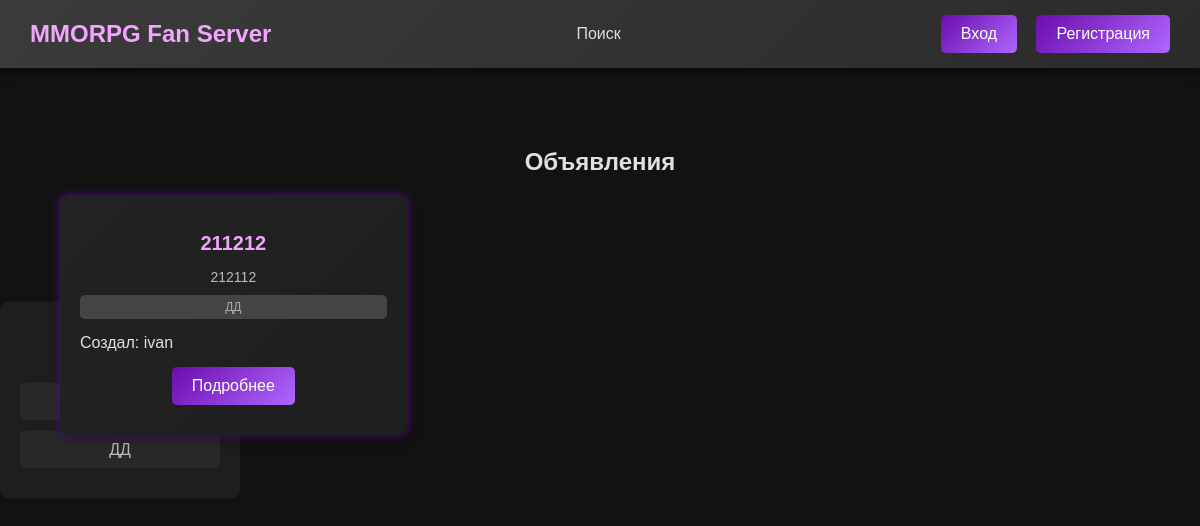
The page / on the database its author committed.
### ads/models.py (models this page shows, shortened)
class Category(models.Model):
    name = models.CharField(max_length=50)
    def __str__(self):
        return self.name
    class Meta:
        verbose_name = 'Категория'
        verbose_name_plural = 'Категории'

class Ad(models.Model):
    title = models.CharField(max_length=200)
    description = CKEditor5Field('Content', config_name='default')
    category = models.ForeignKey(Category, on_delete=models.CASCADE)
    author = models.ForeignKey(CustomUser, on_delete=models.CASCADE)
    created_at = models.DateTimeField(auto_now_add=True)
    updated_at = models.DateTimeField(auto_now=True)
    status = models.CharField(max_length=50, choices=[('published', 'Опубликовано'), ('draft', 'Черновик')])
    class Meta:
        ordering = ['-created_at']
        verbose_name = 'Объявление'
        verbose_name_plural = 'Объявления'

class CustomUser(AbstractUser):
    info = models.TextField(max_length=255, blank=True, null=True)
    is_email_verified = models.BooleanField(default=False)
    avatar = models.ImageField(upload_to='avatars/', blank=True, null=True)
    is_subscribed = models.BooleanField(default=True)
    class Meta:
        verbose_name = 'Пользователь'
        verbose_name_plural = 'Пользователи'

### ads/views.py (the view)
# urls.py: path('', views.index, name='index'),
def index(request):
    category_name = request.GET.get('category')
    if category_name:
        try:
            category = Category.objects.get(name=category_name)
            ads = Ad.objects.filter(category=category, status='published')
        except Category.DoesNotExist:
            ads = Ad.objects.none()
    else:
        ads = Ad.objects.filter(status='published')
    categories = Category.objects.all()
    return render(request, 'ads/index.html', {'ads': ads, 'categories': categories})

### ads/templates/ads/index.html (shortened to what this page needs)
{% extends "base.html" %}
{% block content %}
<div class="main-container">
    <aside class="sidebar">
        <h2>Категории</h2>
        <ul class="category-list">
            <li><a href="{% url 'index' %}">Все</a></li>
            {% for category in categories %}
                <li><a href="{% url 'index' %}?category={{ category.name }}">{{ category.name }}</a></li>
            {% endfor %}
        </ul>
    </aside>
    <section class="ads-section">
        <h1>Объявления</h1>
        <div class="ads-grid">
            {% for ad in ads %}
                <div class="ad-card">
                    <h2>{{ ad.title|truncatechars:30 }}</h2>
                    <p>{{ ad.description|truncatewords:15|striptags }}</p>
                    <span class="category">{{ ad.category }}</span>
                    <div class="ad-footer">
                        {% if ad.author.avatar %}
                            <img src="{{ ad.author.avatar.url }}" alt="" class="user-avatar">
                            <p>{{ ad.author.username }}</p>
                        {% else %}
                            <span class="username">Создал: {{ ad.author.username }}</span>
                        {% endif %}
                    </div>
                    <a href="/ad/{{ ad.id }}" class="btn btn-primary full-width-btn">Подробнее</a>
                </div>
            {% endfor %}
        </div>
    </section>
</div>
{% endblock %}

### static/css/styles.css (style rules this page uses)
body { background-color: #121212; color: #e0e0e0; font-family: Arial, sans-serif; margin: 0; padding: 0; }
.btn { display: inline-block; padding: 10px 20px; background: linear-gradient(135deg, #6a0dad, #b066ff); color: white; border: none; border-radius: 5px; cursor: pointer; text-decoration: none; transition: background 0.3s, transform 0.2s; }
.btn-primary { width: calc(100% - 20px); margin: 10px auto; }
.ads-section { padding: 30px; max-width: 1200px; margin: auto; }
.ads-section h1 { text-align: center; }
.ads-grid { display: grid; grid-template-columns: repeat(3, 1fr); gap: 20px; }
.ad-card { background: linear-gradient(135deg, #232323, #1e1e1e); padding: 20px; border-radius: 8px; box-shadow: 0 6px 12px rgba(0, 0, 0, 0.3), 0 0 8px #6a0dad; transition: transform 0.3s, box-shadow 0.3s; text-align: center; position: relative; }
.ad-card .btn { display: inline-block; padding: 10px 20px; background: linear-gradient(135deg, #6a0dad, #b066ff); color: white; border-radius: 5px; cursor: pointer; transition: background 0.3s, transform 0.2s; text-align: center; width: auto; margin-top: 15px; }
.ad-card h2 { color: #f3a5ff; text-align: center; font-size: 20px; margin-bottom: 5px; }
.ad-card p { text-align: center; color: #bbb; font-size: 14px; margin-bottom: 10px; }
.ad-footer { display: flex; align-items: center; margin-top: 15px; }
.category { display: inline-block; padding: 5px 10px; background-color: #444; color: #fff; border-radius: 5px; font-size: 12px; }
.sidebar { width: 200px; background-color: #1e1e1e; padding: 20px; border-radius: 8px; display: flex; flex-direction: column; align-items: center; position: fixed; top: 50%; transform: translateY(-50%); left: 0; text-align: center; }
.sidebar h2 { color: #f3a5ff; font-size: 18px; margin-bottom: 15px; text-align: center; }
.category-list { list-style: none; padding: 0; margin: 0; width: 100%; }
.category-list li { margin: 10px 0; }
.category-list li a { color: #bbb; text-decoration: none; padding: 10px 15px; background-color: #292929; border-radius: 6px; display: block; transition: background 0.3s, color 0.3s; }
.btn-primary { margin-top: 15px; padding: 10px 20px; background: linear-gradient(135deg, #6a0dad, #b066ff); color: white; border-radius: 5px; cursor: pointer; width: 100%; transition: background 0.3s; }
.ad-card p { color: #bbb; font-size: 14px; margin-bottom: 10px; }
.category, .status { display: block; font-size: 12px; color: #aaa; margin-bottom: 5px; }
.main-container { padding: 30px; max-width: 1200px; margin: auto; border-radius: 8px; }
.btn-primary { background-color: #6a0dad; color: white; border: none; padding: 10px 20px; cursor: pointer; border-radius: 4px; transition: background 0.3s; }

### rows shown on the page
Category: name "ДД"
Ad: title "211212", description "212112", category "ДД", author.username "ivan"
